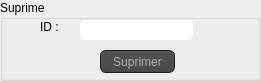
    <widget class="QGroupBox" name="groupBox">
     <property name="geometry">
      <rect>
       <x>740</x>
       <y>480</y>
       <width>261</width>
       <height>81</height>
      </rect>
     </property>
     <property name="title">
      <string>Suprime</string>
     </property>
     <widget class="QLabel" name="label_7">
      <property name="geometry">
       <rect>
        <x>40</x>
        <y>20</y>
        <width>47</width>
        <height>14</height>
       </rect>
      </property>
      <property name="text">
       <string>ID :</string>
      </property>
     </widget>
     <widget class="QLineEdit" name="lineEdit_idS_ha">
      <property name="geometry">
       <rect>
        <x>80</x>
        <y>20</y>
        <width>113</width>
        <height>20</height>
       </rect>
      </property>
      <property name="styleSheet">
       <string notr="true">QLineEdit{
    background-color: white;
    box-shadow: 2px 0.5px 5px 1px inset black;
    border-radius: 5px;
    width: 70%;
    padding-right: 10px;
    padding-left: 10px;
    text-align: left;
    color: #000;
    font-size:inherit;
    font-family: Arial, Helvetica, sans-serif;  
    font-weight:normal;
    font-variant:normal;
}
QLineEdit::hover{  color: black ;
background-color:orange;}
QLineEdit::focus{  color: black ;
background-color:white;}</string>
      </property>
     </widget>
     <widget class="QPushButton" name="pushButton_Sui_ha">
      <property name="geometry">
       <rect>
        <x>100</x>
        <y>50</y>
        <width>75</width>
        <height>23</height>
       </rect>
      </property>
      <property name="styleSheet">
       <string notr="true">QToolTip
{
     border: 1px solid black;
     background-color: #ffa02f;
     padding: 1px;
     border-radius: 3px;
     opacity: 100;
}

QWidget
{
    color: #b1b1b1;
    background-color: #323232;
}

QWidget:item:hover
{
    background-color: QLinearGradient( x1: 0, y1: 0, x2: 0, y2: 1, stop: 0 #ffa02f, stop: 1 #ca0619);
    color: #000000;
}

QWidget:item:selected
{
    background-color: QLinearGradient( x1: 0, y1: 0, x2: 0, y2: 1, stop: 0 #ffa02f, stop: 1 #d7801a);
}

QMenuBar::item
{
    background: transparent;
}

QMenuBar::item:selected
{
    background: transparent;
    border: 1px solid #ffaa00;
}

QMenuBar::item:pressed
{
    background: #444;
    border: 1px solid #000;
    background-color: QLinearGradient(
        x1:0, y1:0,
        x2:0, y2:1,
        stop:1 #212121,
        stop:0.4 #343434/*,
        stop:0.2 #343434,
        stop:0.1 #ffaa00*/
    );
    margin-bottom:-1px;
    padding-bottom:1px;
}

QMenu
{
    border: 1px solid #000;
}

QMenu::item
{
    padding: 2px 20px 2px 20px;
}

QMenu::item:selected
{
    color: #000000;
}

QWidget:disabled
{
    color: #404040;
    background-color: #323232;
}

QAbstractItemView
{
    background-color: QLinearGradient( x1: 0, y1: 0, x2: 0, y2: 1, stop: 0 #4d4d4d, stop: 0.1 #646464, stop: 1 #5d5d5d);
}

QWidget:focus
{
    /*border: 2px solid QLinearGradient( x1: 0, y1: 0, x2: 0, y2: 1, stop: 0 #ffa02f, stop: 1 #d7801a);*/
}

QLineEdit
{
    background-color: QLinearGradient( x1: 0, y1: 0, x2: 0, y2: 1, stop: 0 #4d4d4d, stop: 0 #646464, stop: 1 #5d5d5d);
    padding: 1px;
    border-style: solid;
    border: 1px solid #1e1e1e;
    border-radius: 5;
}

QPushButton
{
    color: #b1b1b1;
    background-color: QLinearGradient( x1: 0, y1: 0, x2: 0, y2: 1, stop: 0 #565656, stop: 0.1 #525252, stop: 0.5 #4e4e4e, stop: 0.9 #4a4a4a, stop: 1 #464646);
    border-width: 1px;
    border-color: #1e1e1e;
    border-style: solid;
    border-radius: 6;
    padding: 3px;
    font-size: 12px;
    padding-left: 5px;
    padding-right: 5px;
}

QPushButton:pressed
{
    background-color: QLinearGradient( x1: 0, y1: 0, x2: 0, y2: 1, stop: 0 #2d2d2d, stop: 0.1 #2b2b2b, stop: 0.5 #292929, stop: 0.9 #282828, stop: 1 #252525);
}

QComboBox
{
    selection-background-color: #ffaa00;
    background-color: QLinearGradient( x1: 0, y1: 0, x2: 0, y2: 1, stop: 0 #565656, stop: 0.1 #525252, stop: 0.5 #4e4e4e, stop: 0.9 #4a4a4a, stop: 1 #464646);
    border-style: solid;
    border: 1px solid #1e1e1e;
    border-radius: 5;
}

QComboBox:hover,QPushButton:hover
{
    border: 2px solid QLinearGradient( x1: 0, y1: 0, x2: 0, y2: 1, stop: 0 #ffa02f, stop: 1 #d7801a);
}


QComboBox:on
{
    padding-top: 3px;
    padding-left: 4px;
    background-color: QLinearGradient( x1: 0, y1: 0, x2: 0, y2: 1, stop: 0 #2d2d2d, stop: 0.1 #2b2b2b, stop: 0.5 #292929, stop: 0.9 #282828, stop: 1 #252525);
    selection-background-color: #ffaa00;
}

QComboBox QAbstractItemView
{
    border: 2px solid darkgray;
    selection-background-color: QLinearGradient( x1: 0, y1: 0, x2: 0, y2: 1, stop: 0 #ffa02f, stop: 1 #d7801a);
}

QComboBox::drop-down
{
     subcontrol-origin: padding;
     subcontrol-position: top right;
     width: 15px;

     border-left-width: 0px;
     border-left-color: darkgray;
     border-left-style: solid; /* just a single line */
     border-top-right-radius: 3px; /* same radius as the QComboBox */
     border-bottom-right-radius: 3px;
 }

QComboBox::down-arrow
{
     image: url(:/down_arrow.png);
}

QGroupBox:focus
{
border: 2px solid QLinearGradient( x1: 0, y1: 0, x2: 0, y2: 1, stop: 0 #ffa02f, stop: 1 #d7801a);
}

QTextEdit:focus
{
    border: 2px solid QLinearGradient( x1: 0, y1: 0, x2: 0, y2: 1, stop: 0 #ffa02f, stop: 1 #d7801a);
}

QScrollBar:horizontal {
     border: 1px solid #222222;
     background: QLinearGradient( x1: 0, y1: 0, x2: 0, y2: 1, stop: 0.0 #121212, stop: 0.2 #282828, stop: 1 #484848);
     height: 7px;
     margin: 0px 16px 0 16px;
}

QScrollBar::handle:horizontal
{
      background: QLinearGradient( x1: 0, y1: 0, x2: 1, y2: 0, stop: 0 #ffa02f, stop: 0.5 #d7801a, stop: 1 #ffa02f);
      min-height: 20px;
      border-radius: 2px;
}

QScrollBar::add-line:horizontal {
      border: 1px solid #1b1b19;
      border-radius: 2px;
      background: QLinearGradient( x1: 0, y1: 0, x2: 1, y2: 0, stop: 0 #ffa02f, stop: 1 #d7801a);
      width: 14px;
      subcontrol-position: right;
      subcontrol-origin: margin;
}

QScrollBar::sub-line:horizontal {
      border: 1px solid #1b1b19;
      border-radius: 2px;
      background: QLinearGradient( x1: 0, y1: 0, x2: 1, y2: 0, stop: 0 #ffa02f, stop: 1 #d7801a);
      width: 14px;
     subcontrol-position: left;
     subcontrol-origin: margin;
}

QScrollBar::right-arrow:horizontal, QScrollBar::left-arrow:horizontal
{
      border: 1px solid black;
      width: 1px;
      height: 1px;
      background: white;
}

QScrollBar::add-page:horizontal, QScrollBar::sub-page:horizontal
{
      background: none;
}

QScrollBar:vertical
{
      background: QLinearGradient( x1: 0, y1: 0, x2: 1, y2: 0, stop: 0.0 #121212, stop: 0.2 #282828, stop: 1 #484848);
      width: 7px;
      margin: 16px 0 16px 0;
      border: 1px solid #222222;
}

QScrollBar::handle:vertical
{
      background: QLinearGradient( x1: 0, y1: 0, x2: 0, y2: 1, stop: 0 #ffa02f, stop: 0.5 #d7801a, stop: 1 #ffa02f);
      min-height: 20px;
      border-radius: 2px;
}

QScrollBar::add-line:vertical
{
      border: 1px solid #1b1b19;
      border-radius: 2px;
      background: QLinearGradient( x1: 0, y1: 0, x2: 0, y2: 1, stop: 0 #ffa02f, stop: 1 #d7801a);
      height: 14px;
      subcontrol-position: bottom;
      subcontrol-origin: margin;
}

QScrollBar::sub-line:vertical
{
      border: 1px solid #1b1b19;
      border-radius: 2px;
      background: QLinearGradient( x1: 0, y1: 0, x2: 0, y2: 1, stop: 0 #d7801a, stop: 1 #ffa02f);
      height: 14px;
      subcontrol-position: top;
      subcontrol-origin: margin;
}

QScrollBar::up-arrow:vertical, QScrollBar::down-arrow:vertical
{
      border: 1px solid black;
      width: 1px;
      height: 1px;
      background: white;
}


QScrollBar::add-page:vertical, QScrollBar::sub-page:vertical
{
      background: none;
}

QTextEdit
{
    background-color: #242424;
}

QPlainTextEdit
{
    background-color: #242424;
}

QHeaderView::section
{
    background-color: QLinearGradient(x1:0, y1:0, x2:0, y2:1, stop:0 #616161, stop: 0.5 #505050, stop: 0.6 #434343, stop:1 #656565);
    color: white;
    padding-left: 4px;
    border: 1px solid #6c6c6c;
}

QCheckBox:disabled
{
color: #414141;
}

QDockWidget::title
{
    text-align: center;
    spacing: 3px; /* spacing between items in the tool bar */
    background-color: QLinearGradient(x1:0, y1:0, x2:0, y2:1, stop:0 #323232, stop: 0.5 #242424, stop:1 #323232);
}

QDockWidget::close-button, QDockWidget::float-button
{
    text-align: center;
    spacing: 1px; /* spacing between items in the tool bar */
    background-color: QLinearGradient(x1:0, y1:0, x2:0, y2:1, stop:0 #323232, stop: 0.5 #242424, stop:1 #323232);
}

QDockWidget::close-button:hover, QDockWidget::float-button:hover
{
    background: #242424;
}

QDockWidget::close-button:pressed, QDockWidget::float-button:pressed
{
    padding: 1px -1px -1px 1px;
}

QMainWindow::separator
{
    background-color: QLinearGradient(x1:0, y1:0, x2:0, y2:1, stop:0 #161616, stop: 0.5 #151515, stop: 0.6 #212121, stop:1 #343434);
    color: white;
    padding-left: 4px;
    border: 1px solid #4c4c4c;
    spacing: 3px; /* spacing between items in the tool bar */
}

QMainWindow::separator:hover
{

    background-color: QLinearGradient(x1:0, y1:0, x2:0, y2:1, stop:0 #d7801a, stop:0.5 #b56c17 stop:1 #ffa02f);
    color: white;
    padding-left: 4px;
    border: 1px solid #6c6c6c;
    spacing: 3px; /* spacing between items in the tool bar */
}

QToolBar::handle
{
     spacing: 3px; /* spacing between items in the tool bar */
     background: url(:/images/handle.png);
}

QMenu::separator
{
    height: 2px;
    background-color: QLinearGradient(x1:0, y1:0, x2:0, y2:1, stop:0 #161616, stop: 0.5 #151515, stop: 0.6 #212121, stop:1 #343434);
    color: white;
    padding-left: 4px;
    margin-left: 10px;
    margin-right: 5px;
}

QProgressBar
{
    border: 2px solid grey;
    border-radius: 5px;
    text-align: center;
}

QProgressBar::chunk
{
    background-color: #d7801a;
    width: 2.15px;
    margin: 0.5px;
}

QTabBar::tab {
    color: #b1b1b1;
    border: 1px solid #444;
    border-bottom-style: none;
    background-color: #323232;
    padding-left: 10px;
    padding-right: 10px;
    padding-top: 3px;
    padding-bottom: 2px;
    margin-right: -1px;
}

QTabWidget::pane {
    border: 1px solid #444;
    top: 1px;
}

QTabBar::tab:last
{
    margin-right: 0; /* the last selected tab has nothing to overlap with on the right */
    border-top-right-radius: 3px;
}

QTabBar::tab:first:!selected
{
 margin-left: 0px; /* the last selected tab has nothing to overlap with on the right */


    border-top-left-radius: 3px;
}

QTabBar::tab:!selected
{
    color: #b1b1b1;
    border-bottom-style: solid;
    margin-top: 3px;
    background-color: QLinearGradient(x1:0, y1:0, x2:0, y2:1, stop:1 #212121, stop:.4 #343434);
}

QTabBar::tab:selected
{
    border-top-left-radius: 3px;
    border-top-right-radius: 3px;
    margin-bottom: 0px;
}

QTabBar::tab:!selected:hover
{
    /*border-top: 2px solid #ffaa00;
    padding-bottom: 3px;*/
    border-top-left-radius: 3px;
    border-top-right-radius: 3px;
    background-color: QLinearGradient(x1:0, y1:0, x2:0, y2:1, stop:1 #212121, stop:0.4 #343434, stop:0.2 #343434, stop:0.1 #ffaa00);
}

QRadioButton::indicator:checked, QRadioButton::indicator:unchecked{
    color: #b1b1b1;
    background-color: #323232;
    border: 1px solid #b1b1b1;
    border-radius: 6px;
}

QRadioButton::indicator:checked
{
    background-color: qradialgradient(
        cx: 0.5, cy: 0.5,
        fx: 0.5, fy: 0.5,
        radius: 1.0,
        stop: 0.25 #ffaa00,
        stop: 0.3 #323232
    );
}

QCheckBox::indicator{
    color: #b1b1b1;
    background-color: #323232;
    border: 1px solid #b1b1b1;
    width: 9px;
    height: 9px;
}

QRadioButton::indicator
{
    border-radius: 6px;
}

QRadioButton::indicator:hover, QCheckBox::indicator:hover
{
    border: 1px solid #ffaa00;
}

QCheckBox::indicator:checked
{
    image:url(:/images/checkbox.png);
}

QCheckBox::indicator:disabled, QRadioButton::indicator:disabled
{
    border: 1px solid #444;
}</string>
      </property>
      <property name="text">
       <string>Suprimer</string>
      </property>
     </widget>
    </widget>
